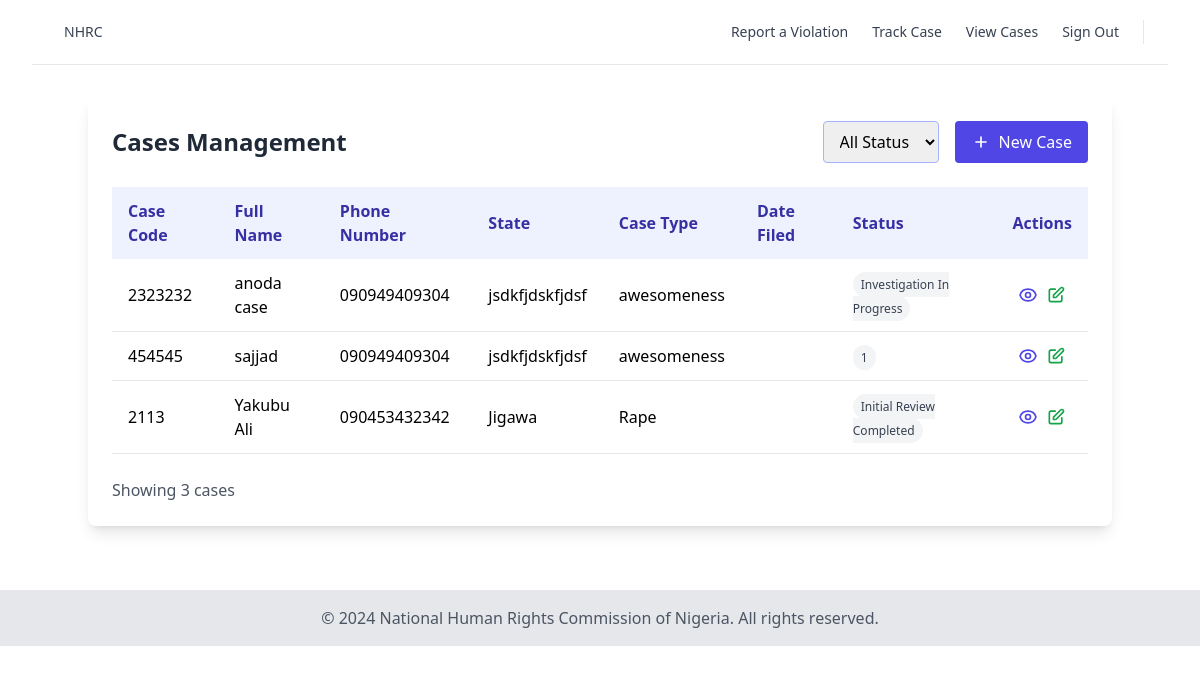
The page /cases/ (signed in) on the database as committed earlier.
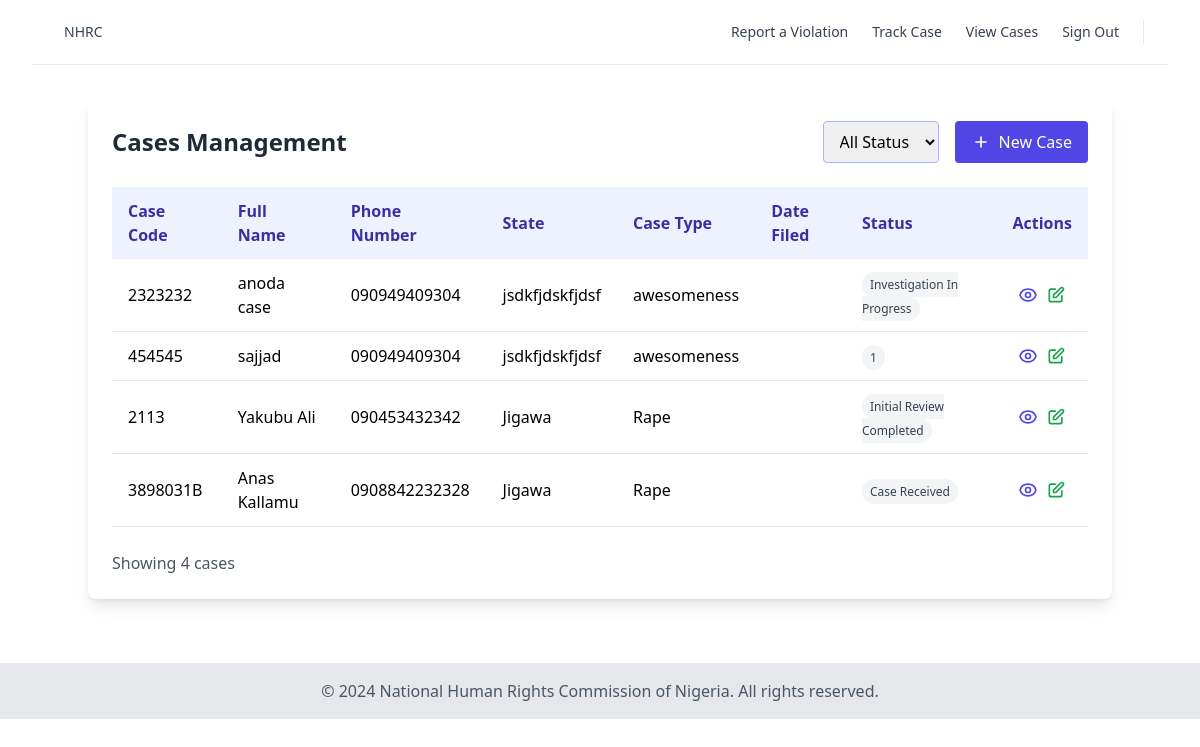
The same page on the database as committed later.
### cases/models.py (models this page shows, shortened)
class Case(models.Model):
    SEX = (
        ('M', 'Male'),
        ('F', 'Female'),
    )
    fullname = models.CharField(max_length=255)
    phonenumber = models.CharField(max_length=20)
    address = models.TextField()
    sex = models.CharField(max_length=10, choices=SEX)
    email = models.EmailField()
    occupation = models.CharField(max_length=100)
    state = models.CharField(max_length=100)
    evidence = models.FileField(upload_to='evidence/', blank=True, null=True)
    case_type = models.CharField(max_length=100)
    description = models.TextField()
    status = models.CharField(max_length=50, choices=[('Received', 'Case Received'), ('Review', 'Initial Review Completed'), ('Investigation', 'Investigation In Progress'), ('Resolution', 'Resolution')], default='Received')
    code = models.CharField(max_length=20, unique=True)
    case_received_date = models.DateField(null=True, blank=True)
    initial_review_date = models.DateField(null=True, blank=True)
    investigation_start_date = models.DateField(null=True, blank=True)
    resolution_date = models.DateField(null=True, blank=True)

### cases/views.py (the view)
# urls.py: path("", cases_list, name="cases_list"),
@login_required
def cases_list(request):
    cases = Case.objects.all()
    paginator = Paginator(cases, 10)  # Show 10 cases per page
    page_number = request.GET.get('page')
    page_obj = paginator.get_page(page_number)
    return render(request, 'cases/cases_list.html', {'cases': page_obj})

### cases/templates/cases/cases_list.html (shortened to what the changed rows need)
{% extends '_base.html' %} {% load crispy_forms_tags %}  {% block content %}
<main class="container mx-auto py-8">
        <div class="bg-white rounded-lg shadow-lg p-6">
            <div class="flex justify-between items-center mb-6">
                <h2 class="text-2xl font-bold text-gray-800">Cases Management</h2>
            </div>
            <div class="overflow-x-auto">
                <table class="w-full bg-white">
                    <thead>
                        <tr class="bg-indigo-50 text-indigo-800">
                            <th class="px-4 py-3 text-left">Case Code</th>
                            <th class="px-4 py-3 text-left">Full Name</th>
                            <th class="px-4 py-3 text-left">Phone Number</th>
                            <th class="px-4 py-3 text-left">State</th>
                            <th class="px-4 py-3 text-left">Case Type</th>
                            <th class="px-4 py-3 text-left">Date Filed</th>
                            <th class="px-4 py-3 text-left">Status</th>
                            <th class="px-4 py-3 text-center">Actions</th>
                        </tr>
                    </thead>
                    <tbody>
                        {% for case in cases %}
                        <tr class="border-b hover:bg-indigo-50 transition-colors">
                            <td class="px-4 py-3">{{ case.code }}</td>
                            <td class="px-4 py-3">{{ case.fullname }}</td>
                            <td class="px-4 py-3">{{ case.phonenumber }}</td>
                            <td class="px-4 py-3">{{ case.state }}</td>
                            <td class="px-4 py-3">{{ case.case_type }}</td>
                            <td class="px-4 py-3">{{ case.created_at|date:"Y-m-d" }}</td>
                            <td class="px-4 py-3">
                                <span class="px-2 py-1 rounded-full text-xs {% if case.status == 1 %}bg-green-100 text-green-700{% elif case.status == 2 %}bg-yellow-100 text-yellow-700{% else %}bg-gray-100 text-gray-700{% endif %}">
                                    {{ case.get_status_display }}
                                </span>
                            </td>
                            <td class="px-4 py-3 text-center">
                                <div class="flex justify-center space-x-2">
                                    <a href="#" class="text-indigo-600 hover:text-indigo-800">
                                    </a>
                                    <a href="{% url 'cases:edit_case' case.id %}" class="text-green-600 hover:text-green-800">
                                        <svg class="w-5 h-5" fill="none" stroke="currentColor" viewBox="0 0 24 24">
                                            <path stroke-linecap="round" stroke-linejoin="round" stroke-width="2" d="M11 5H6a2 2 0 00-2 2v11a2 2 0 002 2h11a2 2 0 002-2v-5m-1.414-9.414a2 2 0 112.828 2.828L11.828 15H9v-2.828l8.586-8.586z"/>
                                        </svg>
                                    </a>
                                </div>
                            </td>
                        </tr>
                        {% empty %}
                        <tr>
                            <td colspan="8" class="text-center py-4 text-gray-500">No cases found.</td>
                        </tr>
                        {% endfor %}
                    </tbody>
                </table>
            </div>
            <div class="flex justify-between items-center mt-6">
                <p class="text-gray-600">Showing {{ cases.paginator.count }} cases</p>
            </div>
        </div>
    </main>
{% endblock content %}

Rows that differ between the two databases and show on the page:
added Case: code "3898031B", fullname "Anas Kallamu", phonenumber "0908842232328", state "Jigawa", case_type "Rape", status "Case Received"
Other text that changed with them:
{{ cases.paginator.count }}: "3" → "4"
